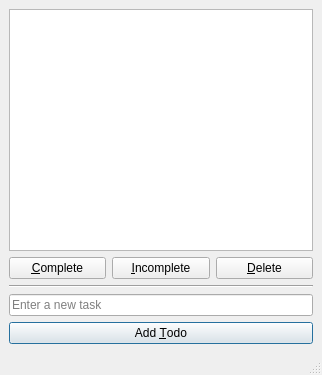
<?xml version="1.0" encoding="UTF-8"?>
<ui version="4.0">
 <class>MainWindow</class>
 <widget class="QMainWindow" name="MainWindow">
  <property name="geometry">
   <rect>
    <x>0</x>
    <y>0</y>
    <width>322</width>
    <height>375</height>
   </rect>
  </property>
  <property name="windowTitle">
   <string>Todo</string>
  </property>
  <widget class="QWidget" name="centralwidget">
   <layout class="QVBoxLayout" name="verticalLayout">
    <item>
     <widget class="QListView" name="view_todo">
      <property name="alternatingRowColors">
       <bool>true</bool>
      </property>
      <property name="selectionMode">
       <enum>QAbstractItemView::MultiSelection</enum>
      </property>
      <property name="uniformItemSizes">
       <bool>true</bool>
      </property>
     </widget>
    </item>
    <item>
     <layout class="QHBoxLayout" name="lay_btns">
      <item>
       <widget class="QPushButton" name="btn_complete">
        <property name="text">
         <string>&amp;Complete</string>
        </property>
       </widget>
      </item>
      <item>
       <widget class="QPushButton" name="btn_incomplete">
        <property name="text">
         <string>&amp;Incomplete</string>
        </property>
       </widget>
      </item>
      <item>
       <widget class="QPushButton" name="btn_delete">
        <property name="text">
         <string>&amp;Delete</string>
        </property>
       </widget>
      </item>
     </layout>
    </item>
    <item>
     <widget class="Line" name="line">
      <property name="orientation">
       <enum>Qt::Horizontal</enum>
      </property>
     </widget>
    </item>
    <item>
     <widget class="QLineEdit" name="txt_todo">
      <property name="placeholderText">
       <string>Enter a new task</string>
      </property>
     </widget>
    </item>
    <item>
     <widget class="QPushButton" name="btn_add">
      <property name="text">
       <string>Add &amp;Todo</string>
      </property>
      <property name="default">
       <bool>true</bool>
      </property>
     </widget>
    </item>
   </layout>
  </widget>
  <widget class="QMenuBar" name="menubar">
   <property name="geometry">
    <rect>
     <x>0</x>
     <y>0</y>
     <width>322</width>
     <height>21</height>
    </rect>
   </property>
  </widget>
  <widget class="QStatusBar" name="statusbar"/>
 </widget>
 <resources/>
 <connections/>
</ui>
